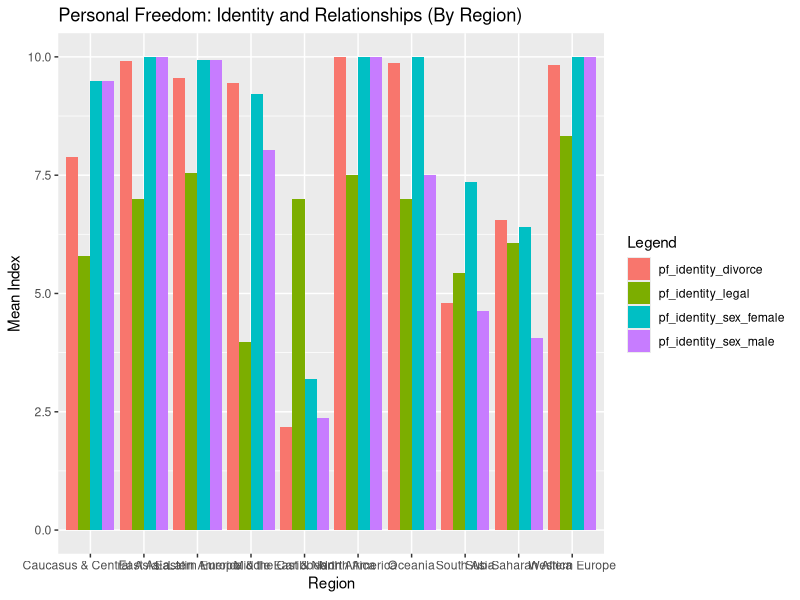
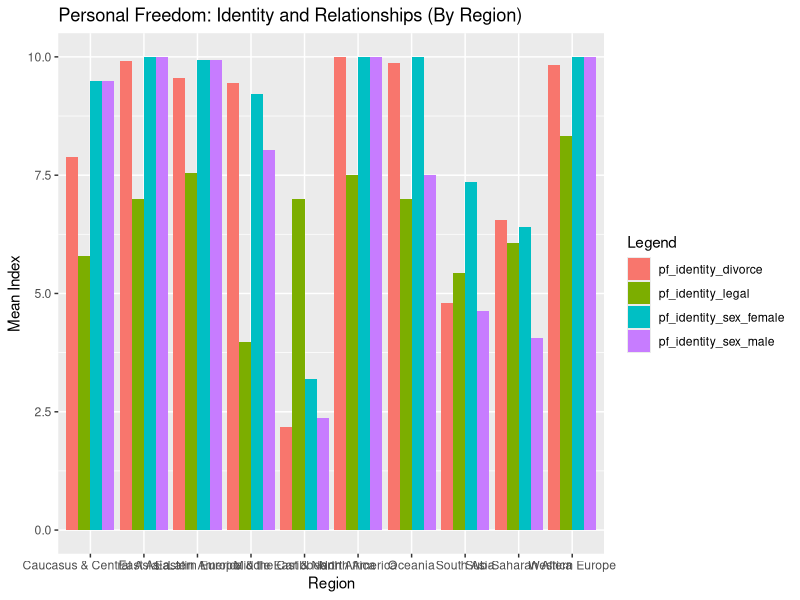

Write R code to recreate these figures, in order.
library(tidyverse)

hfi <- read.csv("hfi_cc_2019.csv")

# pf = personal freedom
pf_identity_data <- hfi %>%
  select(year,
         countries,
         region,
         pf_identity,
         pf_identity_legal,
         pf_identity_sex,
         pf_identity_sex_female,
         pf_identity_sex_male,
         pf_identity_divorce)

pf_identity_summary_by_region <- pf_identity_data %>%
  group_by(region) %>%
  summarize(pf_identity_legal_by_region =
              mean(as.numeric(pf_identity_legal), na.rm = T),
            pf_identity_sex_female_by_region =
              mean(as.numeric(pf_identity_sex_female), na.rm = T),
            pf_identity_sex_male_by_region =
              mean(as.numeric(pf_identity_sex_male), na.rm = T),
            pf_identity_identity_divorce_by_region =
              mean(as.numeric(pf_identity_divorce), na.rm = T),
            .groups = "drop")

region <- pf_identity_summary_by_region$region
pf_identity_legal <- pf_identity_summary_by_region$pf_identity_legal_by_region
pf_identity_sex_female <-
  pf_identity_summary_by_region$pf_identity_sex_female_by_region
pf_identity_sex_male <-
  pf_identity_summary_by_region$pf_identity_sex_male_by_region
pf_identity_divorce <-
  pf_identity_summary_by_region$pf_identity_identity_divorce_by_region
df <- data.frame(region,
                 pf_identity_legal,
                 pf_identity_sex_female,
                 pf_identity_sex_male,
                 pf_identity_divorce)
df_long <- gather(df, legend, mean_index, -region)

ggplot(data = df_long, aes(x = region, y = mean_index, fill = legend)) +
  geom_col(position = position_dodge()) +
  labs(title = "Personal Freedom: Identity and Relationships (By Region)") +
  labs(x = "Region") +
  labs(y = "Mean Index") +
  labs(fill = "Legend")

ggsave(filename = "pf_identity_grouped_bar_chart.png",
       device = "png",
       width = 20)
